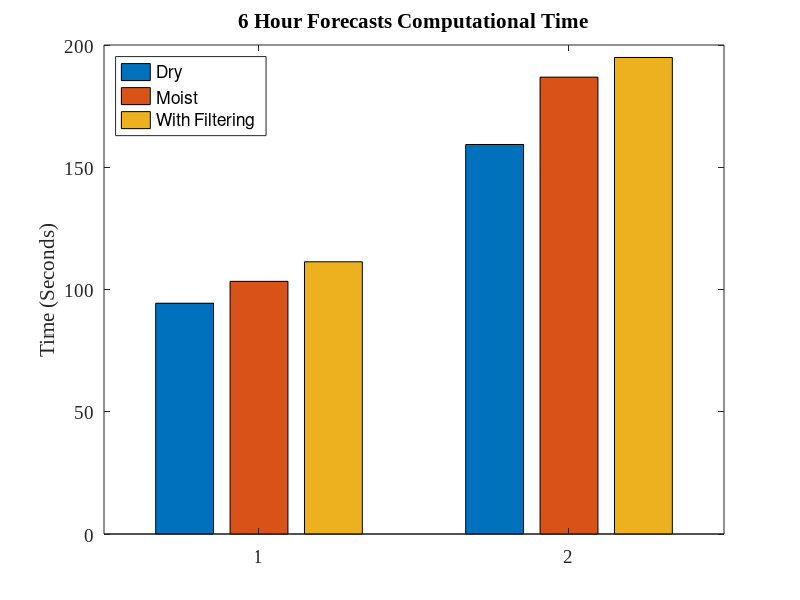

Write MATLAB code to recreate this figure.
close all
clear
clc

tlm_6_dry = mean([111.3343 - 16.9482]);
tlm_6_moi_nofilt = mean([111.3343 - 7.9987]);
tlm_6_moi = mean([111.3343]);

adm_6_dry = mean([194.9025 - 35.5921]);
adm_6_moi_nofilt = mean([194.9025 - 8.0460]);
adm_6_moi = mean([194.9025]);

% adm_6_dry = mean([221.7672 - 79.0600]);
% adm_6_moi_nofilt = mean([221.7672 - 19.3218]);
% adm_6_moi = mean([221.7672]);

tlm_24_dry = mean([512 512]);
tlm_24_moi = mean([637 706]);
tlm_24_moi_nlmfilt = mean([0 0]);
tlm_24_moi_tlmfilt = mean([650 650]);

adm_24_dry = mean([666.8083 667.9832 666.8995]);
adm_24_moi = mean([774.9695 727.3828 723.3162]);
adm_24_moi_nlmfilt = mean([512 512]);
adm_24_moi_tlmfilt = mean([512 512]);

tlm_percent = 100*((tlm_6_moi_nofilt/tlm_6_dry)-1)
adm_percent = 100*((adm_6_moi_nofilt/adm_6_dry)-1)

tlm_percent = 100*((tlm_6_moi/tlm_6_dry)-1)
adm_percent = 100*((adm_6_moi/adm_6_dry)-1)


%TLM: DRY, MOIST_NOFILT, MOIST
walltime(1,1) =   tlm_6_dry; 
walltime(1,2) =   tlm_6_moi_nofilt; 
walltime(1,3) =   tlm_6_moi; 

%ADM: DRY, MOIST_NOFILT, MOIST
walltime(2,1) =   adm_6_dry;
walltime(2,2) =   adm_6_moi_nofilt;
walltime(2,3) =   adm_6_moi;

% %TLM: DRY, MOIST_NOFILT, MOIST
% walltime(1,1) =   tlm_24_dry; 
% walltime(1,2) =   tlm_24_moi; 
% walltime(1,3) =   tlm_24_moi_nlmfilt; 
% walltime(1,4) =   tlm_24_moi_tlmfilt; 
% 
% %ADM: DRY, MOIST_NOFILT, MOIST
% walltime(2,1) =   adm_24_dry;
% walltime(2,2) =   adm_24_moi;
% walltime(2,3) =   adm_24_moi_nlmfilt;
% walltime(2,4) =   adm_24_moi_tlmfilt;

times = [6 12 18];


bar(walltime(:,:))
colormap summer

% xlim([0 3.6])

fontsize = 14;

title('6 Hour Forecasts Computational Time','FontSize',fontsize,'FontName','TimesNewRoman')

% xlabel('Window Length','FontSize',fontsize,'FontName','TimesNewRoman')
ylabel('Time (Seconds)','FontSize',fontsize,'FontName','TimesNewRoman')

legend('Dry','Moist','With Filtering','Location','NorthWest')

set(gca,'FontSize',fontsize,'FontName','TimesNewRoman')

saveas(gcf,'processor_dist.eps','psc2')

set(gca,'XtickLabel',['Tan Lin Model';'Adjoint Model'])
